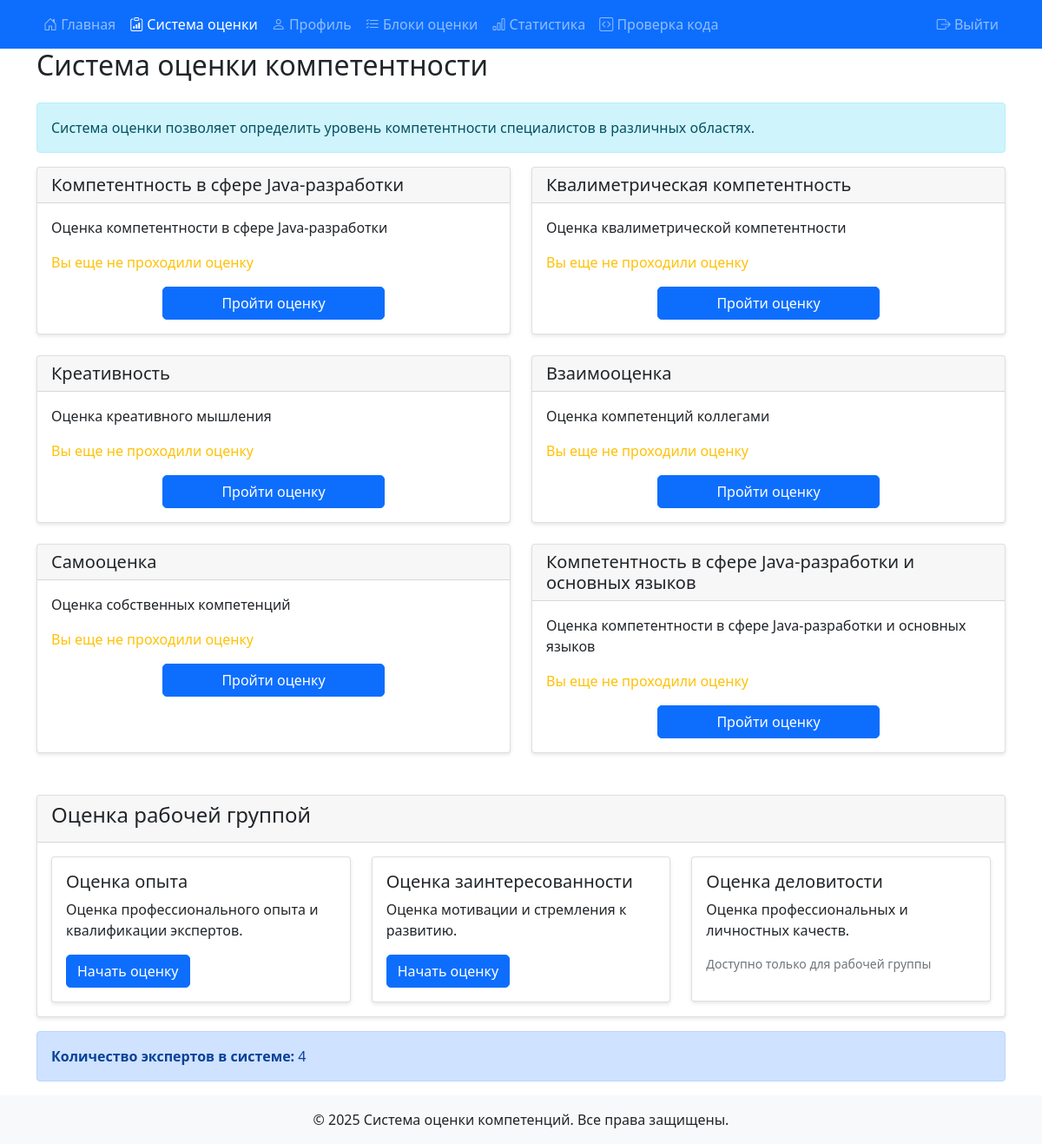
The page /assessment_system (signed in) on the database its author committed.
### models.py (models this page shows)
class AssessmentBlock(db.Model):
    __tablename__ = 'assessment_block'
    id = db.Column(db.Integer, primary_key=True)
    name = db.Column(db.String(100), nullable=False)
    description = db.Column(db.Text)
    weight = db.Column(db.Float, default=1.0)
    max_score = db.Column(db.Float, default=10.0)
    questions = db.relationship('AssessmentQuestion', back_populates='block', lazy=True)

### 1.py (the view)
@app.route('/assessment_system')
@login_required
def assessment_system():
    try:
        excluded_blocks = [
            'Конформизм',
            'Воспроизводимость',
            'Оценка рабочей группой'
        ]
        blocks = AssessmentBlock.query.filter(
            ~AssessmentBlock.name.in_(excluded_blocks)
        ).all()
        for block in blocks:
            result = AssessmentResult.query.filter_by(
                user_id=session['user_id'],
                block_id=block.id
            ).order_by(AssessmentResult.date.desc()).first()
            all_results = AssessmentResult.query.filter_by(block_id=block.id).all()
            avg_score = sum(r.score for r in all_results) / len(all_results) if all_results else 0
            block.avg_score = result.score if result else None
        expert_count = User.query.filter_by(role='expert').count()
        if session.get('role') == 'expert':
            expert_count -= 1
        return render_template('assessment_system.html', blocks=blocks, expert_count=expert_count)
    except Exception as e:
        debug_print(f"Ошибка при загрузке блока assessment_system: {str(e)}")
        debug_print(f"Трейс ошибки:\n{traceback.format_exc()}")
        flash('Произошла ошибка при загрузке блока', 'error')
        return redirect(url_for('index'))

### 1.py (called while the page is built)
@login_manager.user_loader
def load_user(user_id):
    return db.session.get(User, int(user_id))

def login_required(f):
    @wraps(f)
    def decorated_function(*args, **kwargs):
        if 'user_id' not in session:
            flash('Пожалуйста, войдите в систему', 'error')
            return redirect(url_for('login'))
        return f(*args, **kwargs)
    return decorated_function

@app.before_request
def before_request():
    try:
        if current_user.is_authenticated and ('user_id' not in session or session.get('user_id') != current_user.id):
            session['user_id'] = current_user.id
            session['role'] = current_user.role
            session['username'] = current_user.username
            debug_print(f"Синхронизирована сессия с Flask-Login: user_id={current_user.id}")
        elif 'user_id' in session and not current_user.is_authenticated:
            user = db.session.get(User, session['user_id'])
            if user:
                login_user(user)
                debug_print(f"Восстановлена аутентификация из сессии: user_id={user.id}")
    except Exception as e:
        debug_print(f"Ошибка синхронизации аутентификации: {str(e)}")

### templates/assessment_system.html (shortened to what this page needs)
{% extends "base.html" %}
{% block content %}
<div class="container">
    <h2 class="mb-4">Система оценки компетентности</h2>
    <div class="alert alert-info" role="alert">
        Система оценки позволяет определить уровень компетентности специалистов в различных областях.
    </div>
    <div class="row">
        {% for block in blocks %}
        <div class="col-md-6 mb-4">
            <div class="card h-100 assessment-card" data-test-name="{{ block.name }}">
                <div class="card-header">
                    <h5 class="card-title mb-0">{{ block.name }}</h5>
                </div>
                <div class="card-body">
                    <p class="card-text">{{ block.description }}</p>
                    {% if block.avg_score is not none %}
                        <p class="text-success">Максимальный балл: {{ "%.1f"|format(block.avg_score) }}</p>
                        {% if block.global_avg %}
                            <p class="text-info">Средний балл по группе: {{ "%.1f"|format(block.global_avg) }}</p>
                        {% endif %}
                        {% if block.completed_count %}
                            <p class="text-muted">Прошли оценку: {{ block.completed_count }} чел.</p>
                        {% endif %}
                    {% else %}
                        <p class="text-warning">Вы еще не проходили оценку</p>
                    {% endif %}
                    <div class="d-grid gap-2 col-6 mx-auto">
                        <a href="{{ url_for('submit_assessment_block', block_id=block.id) }}" class="btn btn-primary">
                            {% if block.avg_score is not none %}
                                Пройти повторно
                            {% else %}
                                Пройти оценку
                            {% endif %}
                        </a>
                    </div>
                </div>
            </div>
        </div>
        {% endfor %}
    </div>
    <div class="card mt-4">
        <div class="card-header">
            <h4>Оценка рабочей группой</h4>
        </div>
        <div class="card-body">
            <div class="row">
                <div class="col-md-4">
                    <div class="card">
                        <div class="card-body">
                            <h5 class="card-title">Оценка опыта</h5>
                            <p class="card-text">Оценка профессионального опыта и квалификации экспертов.</p>
                            <a href="{{ url_for('working_group_experience') }}" class="btn btn-primary">Начать оценку</a>
                        </div>
                    </div>
                </div>
                <div class="col-md-4">
                    <div class="card">
                        <div class="card-body">
                            <h5 class="card-title">Оценка заинтересованности</h5>
                            <p class="card-text">Оценка мотивации и стремления к развитию.</p>
                            <a href="{{ url_for('working_group_interest') }}" class="btn btn-primary">Начать оценку</a>
                        </div>
                    </div>
                </div>
                <div class="col-md-4">
                    <div class="card">
                        <div class="card-body">
                            <h5 class="card-title">Оценка деловитости</h5>
                            <p class="card-text">Оценка профессиональных и личностных качеств.</p>
                            {% if session.get('role') == 'working_group' %}
                            <a href="{{ url_for('working_group_evaluation') }}" class="btn btn-primary">Начать оценку</a>
                            {% else %}
                            <p class="text-muted small">Доступно только для рабочей группы</p>
                            {% endif %}
                        </div>
                    </div>
                </div>
            </div>
        </div>
    </div>
    <div class="alert alert-primary mt-3" role="alert">
        <strong>Количество экспертов в системе:</strong> {{ expert_count }}
    </div>
</div>
{% endblock %}

### templates/base.html (style rules this page uses)
body { min-height: 100vh; display: flex; flex-direction: column; }
.card { box-shadow: 0 2px 4px rgba(0,0,0,0.1); }
.btn { border-radius: 5px; }

### rows shown on the page
AssessmentBlock: name "Компетентность в сфере Java-разработки", description "Оценка компетентности в сфере Java-разработки"
AssessmentBlock: name "Квалиметрическая компетентность", description "Оценка квалиметрической компетентности"
AssessmentBlock: name "Креативность", description "Оценка креативного мышления"
AssessmentBlock: name "Взаимооценка", description "Оценка компетенций коллегами"
AssessmentBlock: name "Самооценка", description "Оценка собственных компетенций"
AssessmentBlock: name "Компетентность в сфере Java-разработки и основных языков", description "Оценка компетентности в сфере Java-разработки и основных языков"

### other values the page prints
{{ expert_count }} "4"
